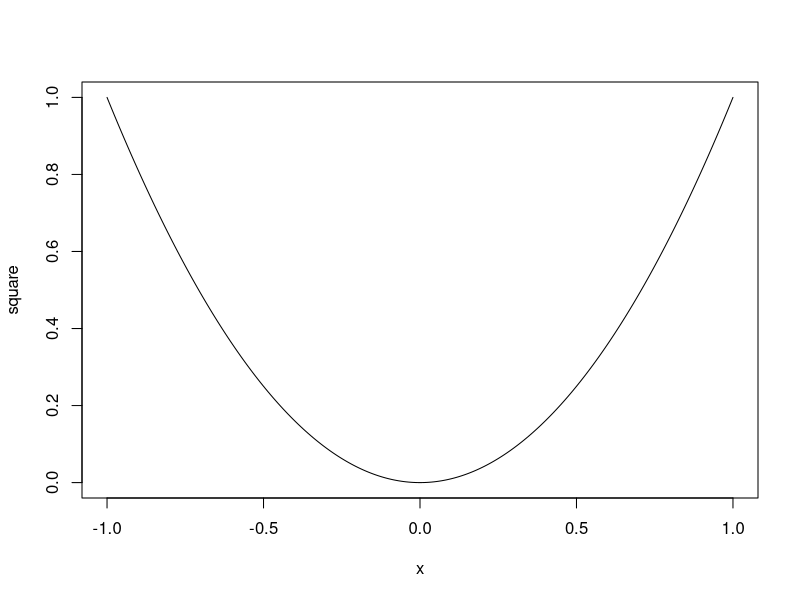
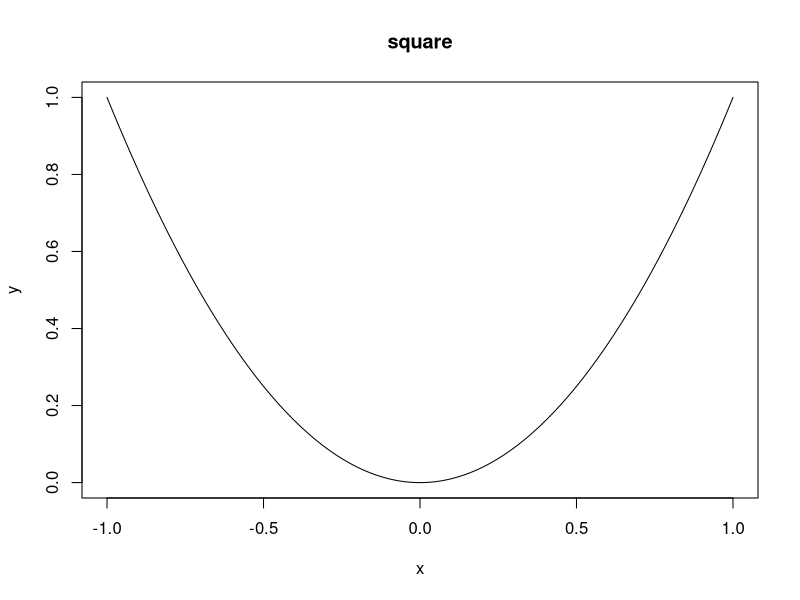
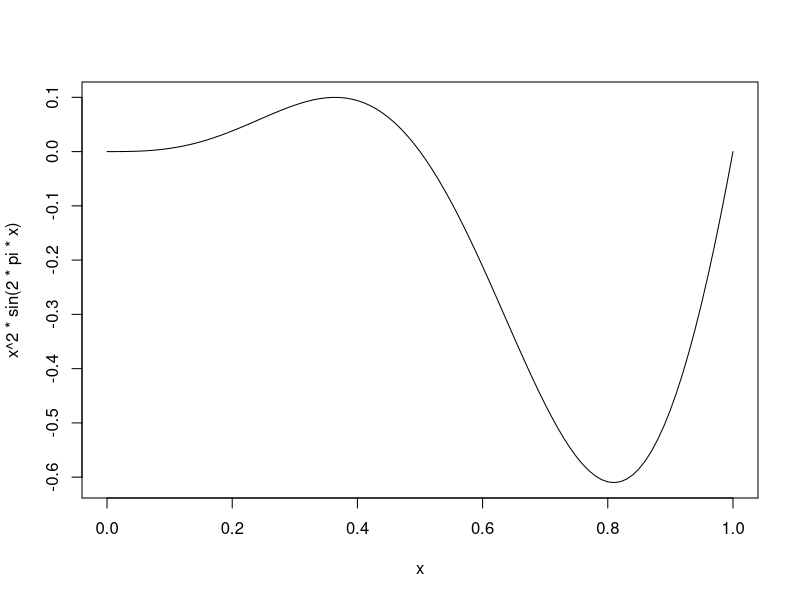
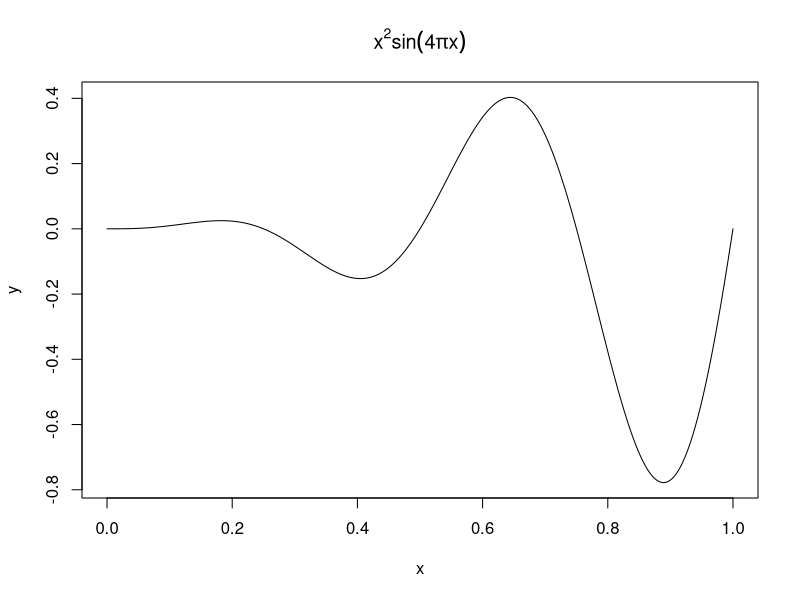
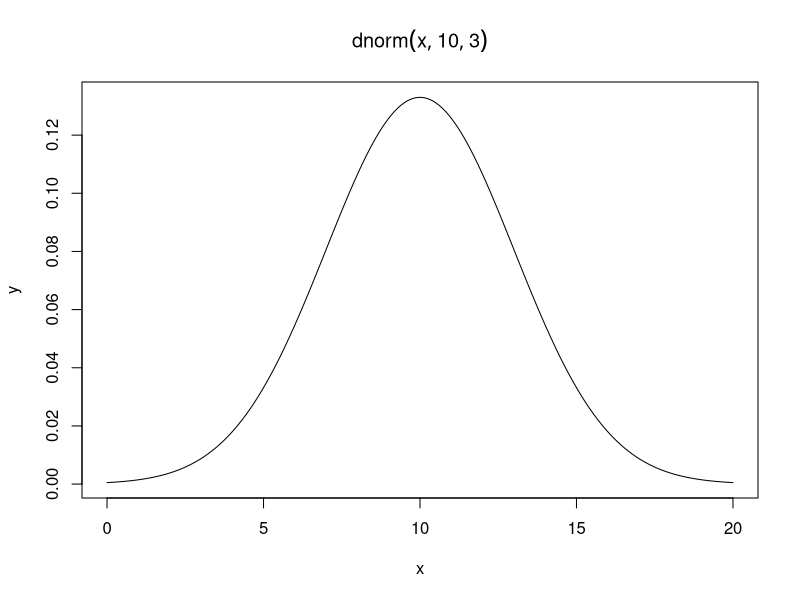

These charts were generated, in order, by the following R code:
## ---- chunk 1
require(knitr)
opts_chunk$set(fig.width=6, fig.align = "center", 
      out.width = "70%", warning=FALSE, message=FALSE)
require(ggplot2)
require(grid)
## ---- chunk 2
f <- function(x) {
  if(x>0) y <- log(x)
  else y <- NA
  y
}
f(2)
f(-2)
## ---- chunk 3
centre <- function(x, type) {
  switch(type,
         mean = mean(x),
         median = median(x),
         trimmed = mean(x, trim = .1))
}
x <- rcauchy(10)
centre(x, "mean")
centre(x, "median")
centre(x, "trimmed")
## ---- chunk 4
x <- sample(1:10, size=7, replace = TRUE)
x
ifelse(x<5, "Yes", "No")
## ---- chunk 5
y <- vector("integer", 10)
for(i in 1:10) y[i] <- i*(i+1)/2
y
## ---- chunk 6
for(i in seq_along(y)) y[i] <- i*(i-1)^2
y
## ---- chunk 7
for(i in seq_along(y)) {
  y[i] <- i*(i-1)^2
  if(y[i]>100) y[i] <- 100
}
y
## ---- chunk 8
k <- 1
x <- sample(1:6, size=3, replace=TRUE)
while (length(table(x))!=1) {
  k <- k+1
  x <- sample(1:6, size=3, replace=TRUE)
}
k
## ---- chunk 9
k <- 0
repeat {
  k <- k+1
  x <- sample(1:6, size=3, replace=TRUE)
  if(length(table(x))==1) break
}
k
## ---- chunk 10
k <- 0
counter <- 0
repeat {
  k <- k+1
  counter <- counter+1
  x <- sample(1:6, size=3, replace=TRUE)
  if(length(table(x))==1 | counter>1000) break
}
k
## ---- chunk 11
set.seed(1111)
## ---- chunk 12
centre <- function(x, type) {
  switch(type,
         mean = mean(x),
         median = median(x),
         trimmed = mean(x, trim = .1))
}
x <- rcauchy(10)
c(centre(x, "mean"), centre(x, "median"), centre(x, "trimmed"))
## ---- chunk 13
centre.alt1 <- function(x, fun) {
  fun(x)
}
c(centre.alt1(x, mean), centre.alt1(x, median))
## ---- chunk 14
centre.alt1(x, function(x) {mean(x, trim = 0.1)})
## ---- chunk 15
centre.alt2 <- function(x, fun, ...) {
  fun(x, ...)
}
centre.alt2(x, mean, trim=0.1)
## ---- chunk 16
centre.alt3 <- function(type) {
  switch(type,
         mean = mean,
         median = median,
         trimmed = function(x) {mean(x, trim = .1)})
}
c(centre.alt3("mean")(x), centre.alt3("median")(x), 
  centre.alt3("trimmed")(x))
## ---- chunk 17
centre.alt4 <- function(type) {
  list(Mean = mean,
       Median = median,
       Trimmed = function(x) {mean(x, trim = .1)})
}
c(centre.alt4()$Mean(x), centre.alt4()$Median(x), 
  centre.alt4()$Trimmed(x))
## ---- chunk 18
txt <- "exp(-x^2)"
fun <- function(x) eval(parse(text=txt))
x <- 0.5
c(exp(-x^2), fun(x))
## ---- chunk 19
rm(plot)
## ---- chunk 20
x <- seq(-1, 1, length=250)
square <- x^2
plot(x, square, type = "l")
## ---- chunk 21
myplot <- function(x, y) {
  yname <- deparse((substitute(y)))
  plot(x, y, type="l", main=yname)
}
myplot(x, square)
## ---- chunk 22
a <- ls()
rm(list = a);rm(a)
ls()
x <- 1
ls()
rm(x)
ls()
x <- 1
rm("x")
ls()
## ---- chunk 23
f <- function(expr) {
  sexpr <- substitute(expr)
  if(!is.character(sexpr))
    sexpr <- deparse(sexpr)
  sexpr
}
f(z)
f("z")
## ---- chunk 24
curve(x^2*sin(2*pi*x), 0, 1)
## ---- chunk 25
mycurve <- function(fn, A=0, B=1, np=250, par1=0, par2=0) {
  sexpr <- deparse(substitute(fn)) #get function as character string
  x <- seq(A, B, length=np) #equal-spaced grid
  f <- function(x) eval(parse(text=sexpr), 
            list(x=x, par1=par1, par2=par2))
# now as function, with x and parameters passed to it  
  y <- f(x)
  sexpr <- gsub("par1", par1, sexpr) #replace text with value
  sexpr <- gsub("par2", par2, sexpr) #but as text! 
  plot(x, y, type="l", main=parse(text=sexpr))
}
mycurve(x^par1*sin(par2*pi*x), par1=2, par2=4)
mycurve(dnorm(x, par1, par2), A=0, B=20, par1=10, par2=3)
## ---- chunk 26
1 + 2
## ---- chunk 27
'+'(1, 2)
## ---- chunk 28
decimal.2.binary <- function(x) {
    if(x==0) return(0)  #simple cases 
    if(x==1) return(1)  
    i <- floor(log(x, base=2)) #largest power of 2 less than x
    bin.x <- rep(1, i+1) #we will need i+1 0'1 and 1's, 
                         #first is always a 1
    x <- x-2^i #done with largest 2^i
    for(j in (i-1):0) {
       if(2^j>x) 
         bin.x[j+1] <- 0
       else {
         bin.x[j+1] <- 1
         x <- x-2^j
       }
    }
    bin.x[length(bin.x):1]
}
decimal.2.binary(7)
decimal.2.binary(8)
decimal.2.binary(26)
## ---- chunk 29
binary.2.decimal <- function(x) sum(x*2^(length(x):1-1))
binary.2.decimal(c(1, 1, 1))
binary.2.decimal(c(1, 0, 0, 0))
binary.2.decimal(c(1, 1, 0, 1, 0))
binary.2.decimal(decimal.2.binary(126))
## ---- chunk 30
binary_addition <- function(x, y) {
#First make x and y of equal length and with one extra 
#slot in case it's needed for carry over
#Fill x and y with 0's as needed. 
  n <- length(x)
  m <- length(y)
  N <- max(n, m)+1
  x <- c(rep(0, N-n), x)
  y <- c(rep(0, N-m), y)  
  s <- rep(0, N) # for result
  ca <- 0 #for carry over term
  for(i in N:1) {
      n <- x[i]+y[i]+ca
      if(n<=1) {#no carry over
        s[i] <- n
        ca <- 0
      }  
      else {#with carry over
        s[i] <- 0
        ca <- 1
      }
    }
  if(s[1]==0) s <- s[-1]#leading 0 removed if necessary
  s
}
binary_addition(c(1, 0), c(1, 1, 0))
## ---- chunk 31
'%+b%' <- function(x, y) binary_addition(x, y)
x <- c(1, 0) # 2
y <- c(1, 1, 0) # 6
x %+b% y #2+6=8
## ---- chunk 32
is.binary <- function(x) {
  if(all(x==0)) return(TRUE)
  x <- x[x!=0]
  x <- x[x!=1]
  if(length(x)==0) return(TRUE)
  return(FALSE)
}
is.binary(c(1, 0, 1, 1))
is.binary(1)
is.binary(0)
is.binary(c(1, 2, 1, 1))
## ---- chunk 33
as.binary <- function(x) {
  if(is.logical(x)) return(as.numeric(x))
  if(is.numeric(x)) return(ifelse(x==0, 0, 1))
  NA
}
as.binary(c(0, 1, 2, 1, 2))
as.binary(1:4 > 2)
as.binary(0)
as.binary(c(1, 2, 1, "a"))
